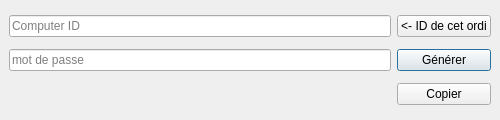
<?xml version="1.0" encoding="UTF-8"?>
<ui version="4.0">
 <class>MainWindow</class>
 <widget class="QMainWindow" name="MainWindow">
  <property name="geometry">
   <rect>
    <x>0</x>
    <y>0</y>
    <width>500</width>
    <height>120</height>
   </rect>
  </property>
  <property name="sizePolicy">
   <sizepolicy hsizetype="Fixed" vsizetype="Fixed">
    <horstretch>0</horstretch>
    <verstretch>0</verstretch>
   </sizepolicy>
  </property>
  <property name="maximumSize">
   <size>
    <width>500</width>
    <height>120</height>
   </size>
  </property>
  <property name="windowTitle">
   <string>Oryx license generator</string>
  </property>
  <widget class="QWidget" name="centralwidget">
   <layout class="QGridLayout" name="gridLayout">
    <item row="3" column="2">
     <widget class="QPushButton" name="copyButton">
      <property name="text">
       <string>Copier</string>
      </property>
      <property name="autoDefault">
       <bool>true</bool>
      </property>
     </widget>
    </item>
    <item row="1" column="0">
     <widget class="QLineEdit" name="inputEdit">
      <property name="placeholderText">
       <string>mot de passe</string>
      </property>
     </widget>
    </item>
    <item row="3" column="0">
     <widget class="QLabel" name="resultLabel">
      <property name="text">
       <string/>
      </property>
      <property name="textInteractionFlags">
       <set>Qt::LinksAccessibleByMouse|Qt::TextSelectableByMouse</set>
      </property>
     </widget>
    </item>
    <item row="0" column="0">
     <widget class="QLineEdit" name="computerIDEdit">
      <property name="placeholderText">
       <string>Computer ID</string>
      </property>
     </widget>
    </item>
    <item row="0" column="2">
     <widget class="QPushButton" name="thisCompButton">
      <property name="text">
       <string>&lt;- ID de cet ordi</string>
      </property>
     </widget>
    </item>
    <item row="1" column="2">
     <widget class="QPushButton" name="generateButton">
      <property name="text">
       <string>Générer</string>
      </property>
      <property name="default">
       <bool>true</bool>
      </property>
     </widget>
    </item>
   </layout>
  </widget>
 </widget>
 <tabstops>
  <tabstop>computerIDEdit</tabstop>
  <tabstop>inputEdit</tabstop>
 </tabstops>
 <resources/>
 <connections/>
</ui>
